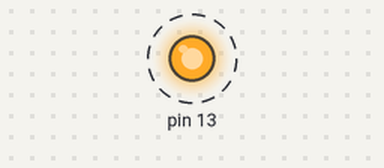
A sketch run on a simulated Arduino Uno, built with avr-gcc and run on an emulated ATmega328P. Parts: output pins drawn as LEDs (lit = HIGH). Dashed ring = blinking.

Above: at 0.5 s.
Timing chart, 0 to 4.6 s (numbered marks = the images above):
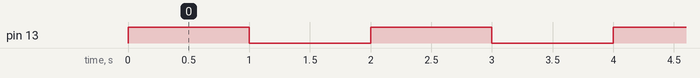

Measured:
- by itself, pin 13: alternates HIGH for 1.0 s and LOW for 1.0 s

The sketch:

avr_arduino_test.ino
```cpp
int constant=13;
int main(void)
{

    pinmode(constant,1);

    while(1)
    {
      digitalwrite(constant,1);
      _delay_ms(1000);
      digitalwrite(constant,0);
      _delay_ms(1000);

    }
    return 0;
}


void digitalwrite(int pin, int state)
{
  if(2<=pin<=7)
  {
      switch(state)
      {
        case 0:
            PORTD &=~(1<<pin);
            break;
         case 1:
            PORTD |=(1<<pin);
            break;
        default:
            exit(1);
      }
  }
  if(8<=pin<=13)
  {
      switch(state)
      {
        case 0:
            PORTB &=~(1<<pin-8);
            break;
         case 1:
            PORTB |=(1<<pin-8);
            break;
        default:
            exit(1);
      }
}
}

void pinmode(int pin, int state)
{
  if(2<=pin<=7)
  {
      switch(state)
      {
        case 0:
            DDRD &=~(1<<pin);
            break;
         case 1:
            DDRD |=(1<<pin);
            break;
        default:
            exit(1);
      }
  }
  if(8<=pin<=13)
  {
      switch(state)
      {
        case 0:
            DDRB &=~(1<<pin-8);
            break;
         case 1:
            DDRB |=(1<<pin-8);
            break;
        default:
            exit(1);
      }
}
}
```
